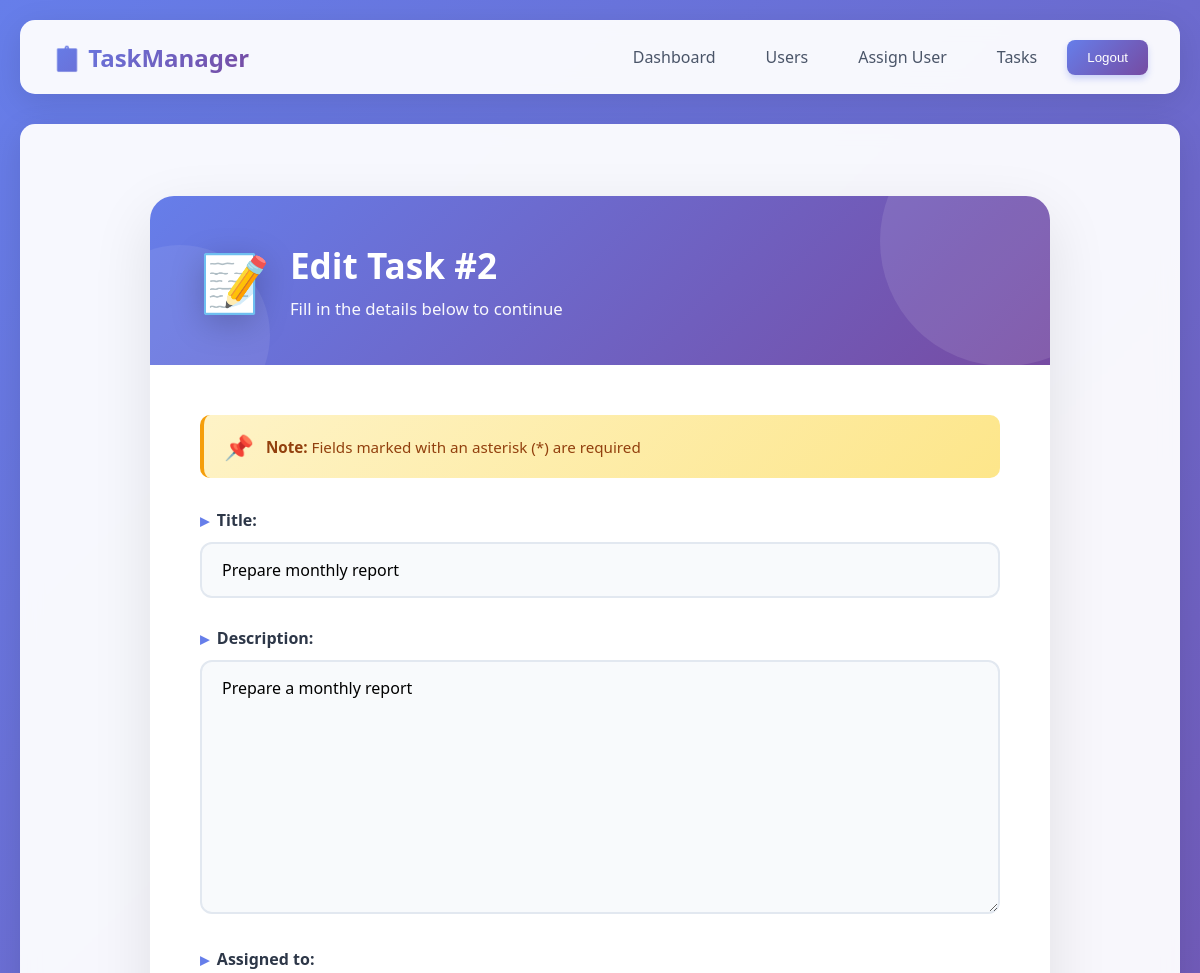
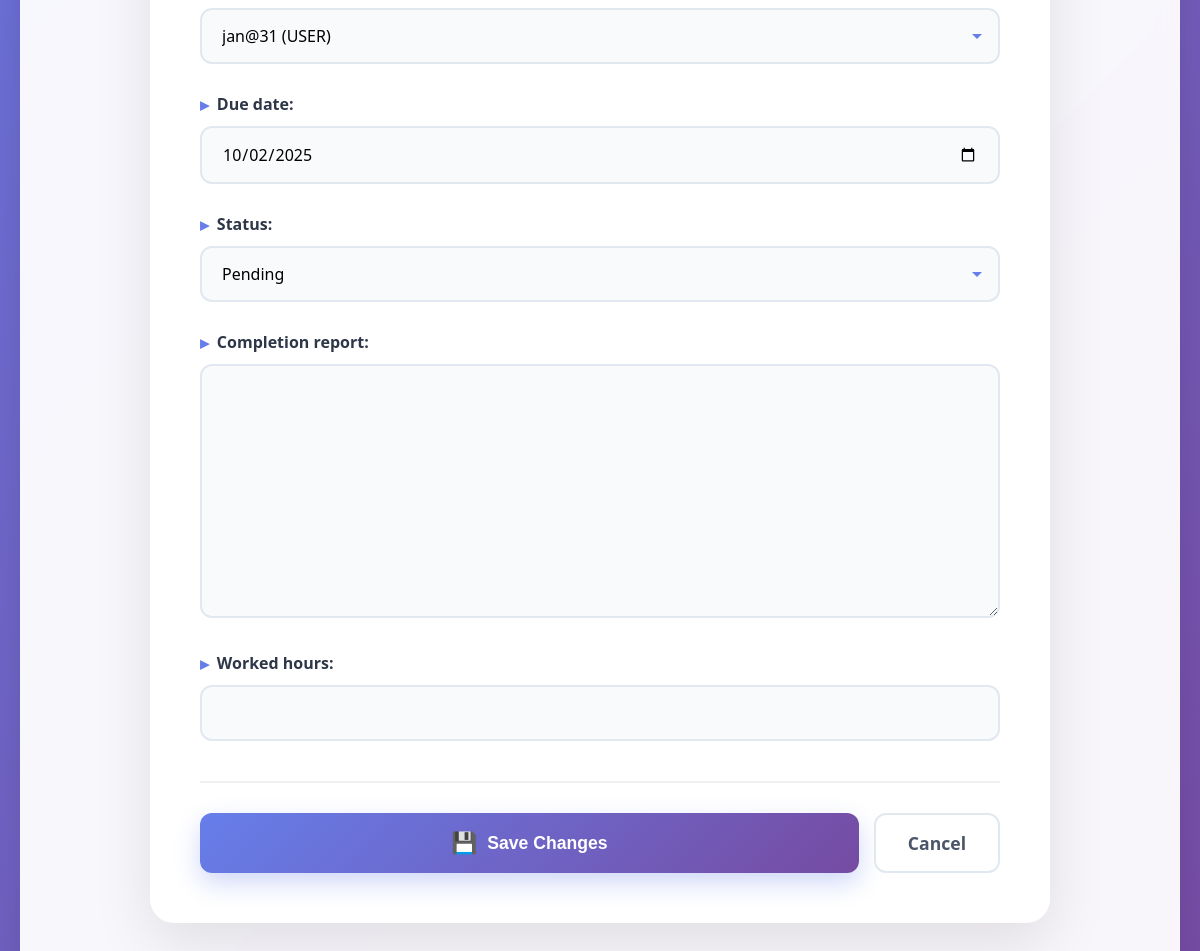
Page /panel/tasks/2/edit/ (signed in) on the committed database (2 pictures, top to bottom).
### tasks/models.py (models this page shows, shortened)
class Task(models.Model):
    title = models.CharField(max_length=255)
    description = models.TextField(blank=True)
    assigned_to = models.ForeignKey(settings.AUTH_USER_MODEL, on_delete=models.CASCADE, related_name='tasks')
    due_date = models.DateField(null=True, blank=True)
    status = models.CharField(max_length=20, choices=TaskStatus.choices, default=TaskStatus.PENDING)
    completion_report = models.TextField(null=True, blank=True)
    worked_hours = models.DecimalField(max_digits=6, decimal_places=2, null=True, blank=True)
    created_at = models.DateTimeField(auto_now_add=True)

### panel/views.py (the view)
# urls.py: path('tasks/<int:task_id>/edit/', task_edit, name='panel_task_edit'),
@role_required(Roles.SUPERADMIN, Roles.ADMIN)
def task_edit(request, task_id):
    task = get_object_or_404(Task, id=task_id)
    if request.user.role == Roles.ADMIN and task.assigned_to.assigned_admin_id != request.user.id:
        return HttpResponseForbidden('You cannot edit this task.')
    if request.method == 'POST':
        form = TaskForm(request.POST, instance=task, request=request)
        if form.is_valid():
            form.save()
            return redirect('panel_tasks')
    else:
        form = TaskForm(instance=task, request=request)
    return render(request, 'panel/task_form.html', {'form': form, 'title': f'Edit Task #{task.id}'})

### panel/forms.py (shortened to what this page needs)
class TaskForm(forms.ModelForm):
    class Meta:
        model = Task
        fields = ['title', 'description', 'assigned_to', 'due_date', 'status', 'completion_report', 'worked_hours']
        widgets = {
            'due_date': forms.DateInput(attrs={'type': 'date'})
        }
    def __init__(self, *args, **kwargs):
        request = kwargs.pop('request', None)
        super().__init__(*args, **kwargs)
        if request:
            user = request.user
            if user.role == Roles.ADMIN:
                self.fields['assigned_to'].queryset = User.objects.filter(assigned_admin=user, role=Roles.USER)
            elif user.role == Roles.SUPERADMIN:
                self.fields['assigned_to'].queryset = User.objects.filter(role=Roles.USER)
        self.fields['completion_report'].required = False
        self.fields['worked_hours'].required = False

### accounts/models.py (called while the page is built)
    def __str__(self):
        return f'{self.username} ({self.role})'

### panel/views.py (called while the page is built)
def role_required(*roles):
    def decorator(view_func):
        @wraps(view_func)
        def _wrapped(request, *args, **kwargs):
            if not request.user.is_authenticated:
                return redirect('panel_login')
            if request.user.role not in roles:
                return HttpResponseForbidden('You do not have access to this page.')
            return view_func(request, *args, **kwargs)
        return _wrapped
    return decorator

### panel/templates/panel/task_form.html (shortened to what this page needs)
{% extends "panel/base.html" %}
{% block content %}
<div class="form-page-container">
  <div class="form-page-card">
    <div class="form-page-header">
      <div class="header-content">
        <div class="header-icon">📝</div>
        <div class="header-text">
          <h2>{{ title|default:"Form" }}</h2>
          <p>Fill in the details below to continue</p>
        </div>
      </div>
    </div>
    <div class="form-page-body">
      <div class="form-required-note">
        <span><strong>Note:</strong> Fields marked with an asterisk (*) are required</span>
      </div>
      <form method="post" class="dynamic-form" enctype="multipart/form-data">
        {{ form.as_p }}
        <div class="form-actions">
          <button type="submit" class="save-btn">Save Changes</button>
          <a href="javascript:history.back()" class="cancel-btn">Cancel</a>
        </div>
      </form>
    </div>
  </div>
</div>
{% endblock %}

### panel/templates/panel/base.html (style rules this page uses)
* { margin: 0; padding: 0; box-sizing: border-box; }
body { font-family: 'Segoe UI', Tahoma, Geneva, Verdana, sans-serif; background: linear-gradient(135deg, #667eea 0%, #764ba2 100%); min-height: 100vh; padding: 20px; }

### panel/templates/panel/task_form.html (style rules this page uses)
.form-page-container { max-width: 900px; margin: 40px auto; }
.form-page-card { background: white; border-radius: 24px; box-shadow: 0 20px 60px rgba(0, 0, 0, 0.1); overflow: hidden; animation: slideUp 0.6s ease-out; }
.form-page-header { background: linear-gradient(135deg, #667eea 0%, #764ba2 100%); padding: 45px 50px; position: relative; overflow: hidden; }
.form-page-header::before { content: ''; position: absolute; width: 250px; height: 250px; background: rgba(255, 255, 255, 0.1); border-radius: 50%; top: -80px; right: -80px; animation: pulse 4s ease-in-out infinite; }
.form-page-header::after { content: ''; position: absolute; width: 180px; height: 180px; background: rgba(255, 255, 255, 0.08); border-radius: 50%; bottom: -60px; left: -60px; animation: pulse 3s ease-in-out infinite; }
.header-content { position: relative; z-index: 1; display: flex; align-items: center; gap: 20px; }
.header-icon { font-size: 3.5rem; animation: float 3s ease-in-out infinite; filter: drop-shadow(0 8px 16px rgba(0, 0, 0, 0.2)); }
.header-text h2 { margin: 0; font-size: 2.2rem; font-weight: 700; color: white; margin-bottom: 8px; }
.header-text p { margin: 0; color: rgba(255, 255, 255, 0.95); font-size: 1.05rem; }
.form-page-body { padding: 50px; }
.dynamic-form p { margin-bottom: 28px; }
.dynamic-form label { display: block; margin-bottom: 10px; color: #2d3748; font-weight: 600; font-size: 1rem; display: flex; align-items: center; gap: 8px; }
.dynamic-form label::before { content: '▸'; color: #667eea; font-size: 1.1rem; }
.dynamic-form input[type="text"], .dynamic-form input[type="password"], .dynamic-form input[type="email"], .dynamic-form input[type="number"], .dynamic-form input[type="date"], .dynamic-form input[type="time"], .dynamic-form input[type="datetime-local"], .dynamic-form input[type="url"], .dynamic-form textarea, .dynamic-form select { width: 100%; padding: 15px 20px; border: 2px solid #e2e8f0; border-radius: 12px; font-size: 1rem; transition: all 0.3s ease; background: #f8fafc; font-family: inherit; }
.dynamic-form textarea { min-height: 120px; resize: vertical; }
.dynamic-form select { cursor: pointer; appearance: none; background-repeat: no-repeat; background-position: right 15px center; padding-right: 45px; }
.form-actions { display: flex; gap: 15px; margin-top: 40px; padding-top: 30px; border-top: 2px solid #f0f0f0; }
.save-btn { flex: 1; padding: 16px 32px; background: linear-gradient(135deg, #667eea 0%, #764ba2 100%); color: white; border: none; border-radius: 12px; font-size: 1.1rem; font-weight: 600; cursor: pointer; transition: all 0.3s ease; box-shadow: 0 10px 25px rgba(102, 126, 234, 0.3); display: flex; align-items: center; justify-content: center; gap: 10px; }
.save-btn::before { content: '💾'; font-size: 1.3rem; }
.cancel-btn { padding: 16px 32px; background: white; color: #4a5568; border: 2px solid #e2e8f0; border-radius: 12px; font-size: 1.1rem; font-weight: 600; cursor: pointer; transition: all 0.3s ease; text-decoration: none; display: inline-flex; align-items: center; justify-content: center; }
.form-required-note { background: linear-gradient(135deg, #fef3c7 0%, #fde68a 100%); border-left: 4px solid #f59e0b; padding: 15px 20px; border-radius: 10px; margin-bottom: 30px; display: flex; align-items: center; gap: 12px; font-size: 0.95rem; color: #92400e; }
.form-required-note::before { content: '📌'; font-size: 1.5rem; }

### rows in the picture
Task: title "Prepare monthly report", description "Prepare a monthly report", assigned_to "jan@31 (USER)", due_date "10/02/2025", status "Pending"

### other values in the picture
{{ title|default:"Form" }} "Edit Task #2"
